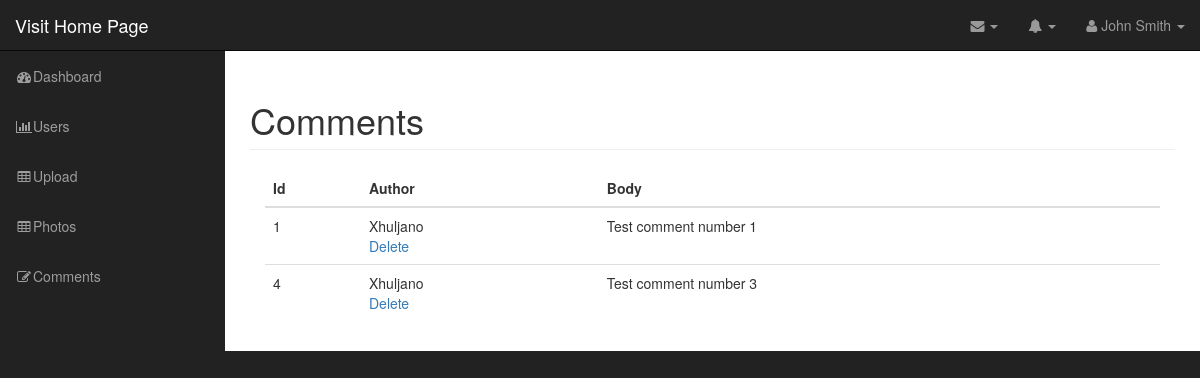
/admin/comments.php (signed in), run on the app's committed database.
### tables this page shows
CREATE TABLE `comments` (
  `id` int(11) NOT NULL,
  `photo_id` int(11) NOT NULL,
  `author` varchar(255) NOT NULL,
  `body` text NOT NULL
);

### admin/includes/database.php (called while the page is built, shortened)
<?php
    class Database{
        public $connection;
        public function open_db_connection(){
            $this -> connection = new mysqli(DB_HOST, DB_USER, DB_PASS, DB_NAME);
        }
        public function query($sql){
            $result = $this -> connection -> query($sql);
            return $result;
        }
    }
    $database = new Database();
?>

### admin/includes/db_object.php (called while the page is built, shortened)
<?php
    class Db_object{
        protected static $db_table = "users";
        public static function find_all(){
            return static::find_by_query("SELECT * FROM " . static::$db_table . " ");
        }
        public static function find_by_query($sql){
            global $database;
            $result_set = $database -> query($sql);
            $the_object_array = array();
            while($row = mysqli_fetch_array($result_set)){
                $the_object_array[] = static::instantiation($row);
            }
            return $the_object_array;
        }
        public static function instantiation($the_record){
            $the_object = new $calling_class;
            foreach($the_record as $the_attribute => $value){
                if($the_object -> has_the_attribute($the_attribute)){
                    $the_object -> $the_attribute = $value;
                }
            }
            return $the_object;
        }
        private function has_the_attribute($the_attribute){
            $object_properties = get_object_vars($this);
            return array_key_exists($the_attribute, $object_properties);
        }
    }
?>

### admin/comments.php (the view, shortened to what this page needs)
<?php include("includes/header.php"); ?>
<?php
    $comments = Comment::find_all();
?>
        <nav class="navbar navbar-inverse navbar-fixed-top" role="navigation">
            <?php include("includes/top_nav.php"); ?>
            <?php include("includes/side_nav.php"); ?>
        </nav>
        <div id="page-wrapper">
        <div class="container-fluid">
        <div class="row">
            <div class="col-lg-12">
                <h1 class="page-header">
                    Comments
                </h1>
                <div class="col-md-12">
                    <table class="table table-hover">
                        <thead>
                            <tr>
                                <th>Id</th>
                                <th>Author</th>
                                <th>Body</th>
                            </tr>
                        </thead>
                        <tbody>
                            <?php foreach($comments as $comment) : ?>
                            <tr>
                                <td><?php echo $comment -> id; ?></td>
                                <td><?php echo $comment -> author; ?>
                                    <div class="action_links">
                                        <a href="delete_comment.php?id=<?php echo $comment -> id; ?>">Delete</a>
                                    </div>
                                </td>
                                <td><?php echo $comment -> body; ?></td>
                            </tr>
                            <?php endforeach; ?>
                        </tbody>
                    </table>
                </div>
            </div>
        </div>
        </div>
        </div>
  <?php include("includes/footer.php"); ?>

### admin/css/sb-admin.css (style rules this page uses)
body { margin-top: 100px; background-color: #222; }
@media (min-width:768px) { body { margin-top: 50px; } }
#page-wrapper { width: 100%; padding: 0; background-color: #fff; }
@media (min-width:768px) { #page-wrapper { padding: 10px; } }

### admin/css/styles.css (style rules this page uses)
.action_links a { margin-top: 5px; margin-right: 10px; }

### data on the page
comments: id "1", author "Xhuljano", body "Test comment number 1"
comments: id "4", author "Xhuljano", body "Test comment number 3"
